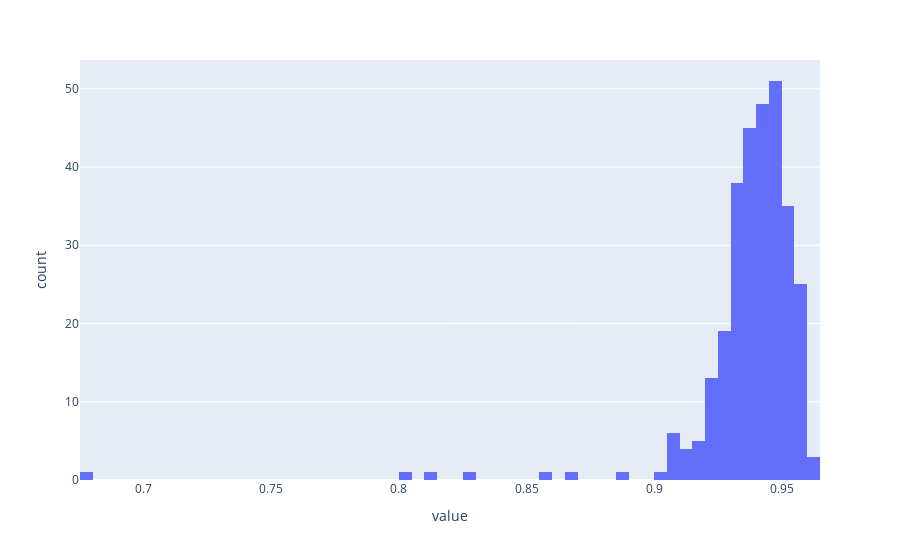

Notebook code for this chart:
### Code cell
from interp_utils import hist, heatmap
hist((nnmf.atoms @ toy.normed_features.T).max(dim=-1).values)

### Figure 1 — Plotly figure (JSON) as saved in the notebook; plotly's stock layout.template omitted (floating-point values rounded to 4 significant figures; data arrays with more than 128 entries replaced by an {"elided": "..."} marker saying what was removed)
{"data": [{"alignmentgroup": "True", "bingroup": "x", "hovertemplate": "variable=0<br>value=%{x}<br>count=%{y}<extra></extra>", "legendgroup": "0", "marker": {"color": "#636efa", "pattern": {"shape": ""}}, "name": "0", "offsetgroup": "0", "orientation": "v", "showlegend": true, "type": "histogram", "x": {"elided": "300 float values"}, "xaxis": "x", "yaxis": "y"}], "layout": {"barmode": "relative", "legend": {"title": {"text": "variable"}, "tracegroupgap": 0}, "margin": {"t": 60}, "showlegend": false, "xaxis": {"anchor": "y", "domain": [0, 1], "title": {"text": "value"}}, "yaxis": {"anchor": "x", "domain": [0, 1], "title": {"text": "count"}}}}
